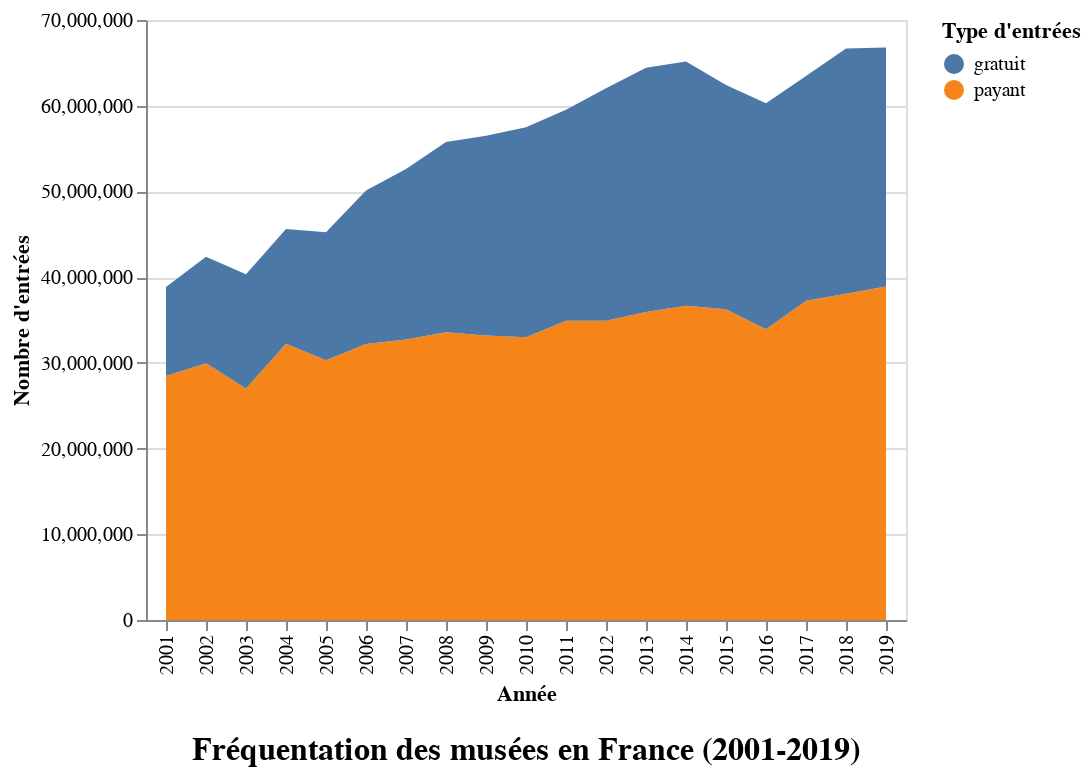

Notebook cell for this chart:
### Markdown cell above
En suivant la même logique, intervenons maintenant sur l'objet `Chart` en lui-même pour lui associer un titre. On utilise pour cela la méthode `.configure_title()` à laquelle on peut passer différents paramètres.

### Code cell
# On ajoute la méthode "properties" à laquelle on passe le titre du graphique comme paramètre mais
# également la méthode "configure_title" qui permet de paramétrer l'affichage du titre
alt.Chart(df_long_freq_annee).mark_area().encode(
    alt.X(
        shorthand="annee:O",
        title="Année"
    ),
    alt.Y(
        shorthand="nombre_entree:Q",
        title="Nombre d'entrées"
    ),
    alt.Color(
        shorthand="type_entree:N",
        title="Type d'entrées"
    )
).properties(
    title="Fréquentation des musées en France (2001-2019)"
).configure_title(
    fontSize=16,
    font="Arial",
    color="black",
    align="center",
    orient="bottom",
    offset=15
)

### Figure 1 — Vega-Lite specification as saved in the notebook (floating-point values rounded to 4 significant figures)
{"config": {"view": {"continuousWidth": 400, "continuousHeight": 300}, "title": {"align": "center", "color": "black", "font": "Arial", "fontSize": 16, "offset": 15, "orient": "bottom"}}, "data": {"name": "data-37c891bb50915f3e536e0f602ba2dae9"}, "mark": "area", "encoding": {"color": {"type": "nominal", "field": "type_entree", "title": "Type d'entrées"}, "x": {"type": "ordinal", "field": "annee", "title": "Année"}, "y": {"type": "quantitative", "field": "nombre_entree", "title": "Nombre d'entrées"}}, "title": "Fréquentation des musées en France (2001-2019)", "$schema": "https://vega.github.io/schema/vega-lite/v4.8.1.json", "datasets": {"data-37c891bb50915f3e536e0f602ba2dae9": [{"annee": 2001, "type_entree": "payant", "nombre_entree": 28470000.0}, {"annee": 2002, "type_entree": "payant", "nombre_entree": 29950000.0}, {"annee": 2003, "type_entree": "payant", "nombre_entree": 27010000.0}, {"annee": 2004, "type_entree": "payant", "nombre_entree": 32220000.0}, {"annee": 2005, "type_entree": "payant", "nombre_entree": 30320000.0}, {"annee": 2006, "type_entree": "payant", "nombre_entree": 32200000.0}, {"annee": 2007, "type_entree": "payant", "nombre_entree": 32710000.0}, {"annee": 2008, "type_entree": "payant", "nombre_entree": 33580000.0}, {"annee": 2009, "type_entree": "payant", "nombre_entree": 33190000.0}, {"annee": 2010, "type_entree": "payant", "nombre_entree": 33000000.0}, {"annee": 2011, "type_entree": "payant", "nombre_entree": 34910000.0}, {"annee": 2012, "type_entree": "payant", "nombre_entree": 34910000.0}, {"annee": 2013, "type_entree": "payant", "nombre_entree": 35930000.0}, {"annee": 2014, "type_entree": "payant", "nombre_entree": 36650000.0}, {"annee": 2015, "type_entree": "payant", "nombre_entree": 36240000.0}, {"annee": 2016, "type_entree": "payant", "nombre_entree": 33910000.0}, {"annee": 2017, "type_entree": "payant", "nombre_entree": 37230000.0}, {"annee": 2018, "type_entree": "payant", "nombre_entree": 38050000.0}, {"annee": 2019, "type_entree": "payant", "nombre_entree": 38920000.0}, {"annee": 2001, "type_entree": "gratuit", "nombre_entree": 10380000.0}, {"annee": 2002, "type_entree": "gratuit", "nombre_entree": 12420000.0}, {"annee": 2003, "type_entree": "gratuit", "nombre_entree": 13310000.0}, {"annee": 2004, "type_entree": "gratuit", "nombre_entree": 13410000.0}, {"annee": 2005, "type_entree": "gratuit", "nombre_entree": 14930000.0}, {"annee": 2006, "type_entree": "gratuit", "nombre_entree": 17920000.0}, {"annee": 2007, "type_entree": "gratuit", "nombre_entree": 19910000.0}, {"annee": 2008, "type_entree": "gratuit", "nombre_entree": 22190000.0}, {"annee": 2009, "type_entree": "gratuit", "nombre_entree": 23290000.0}, {"annee": 2010, "type_entree": "gratuit", "nombre_entree": 24500000.0}, {"annee": 2011, "type_entree": "gratuit", "nombre_entree": 24600000.0}, {"annee": 2012, "type_entree": "gratuit", "nombre_entree": 27140000.0}, {"annee": 2013, "type_entree": "gratuit", "nombre_entree": 28500000.0}, {"annee": 2014, "type_entree": "gratuit", "nombre_entree": 28500000.0}, {"annee": 2015, "type_entree": "gratuit", "nombre_entree": 26170000.0}, {"annee": 2016, "type_entree": "gratuit", "nombre_entree": 26360000.0}, {"annee": 2017, "type_entree": "gratuit", "nombre_entree": 26240000.0}, {"annee": 2018, "type_entree": "gratuit", "nombre_entree": 28620000.0}, {"annee": 2019, "type_entree": "gratuit", "nombre_entree": 27870000.0}]}}
